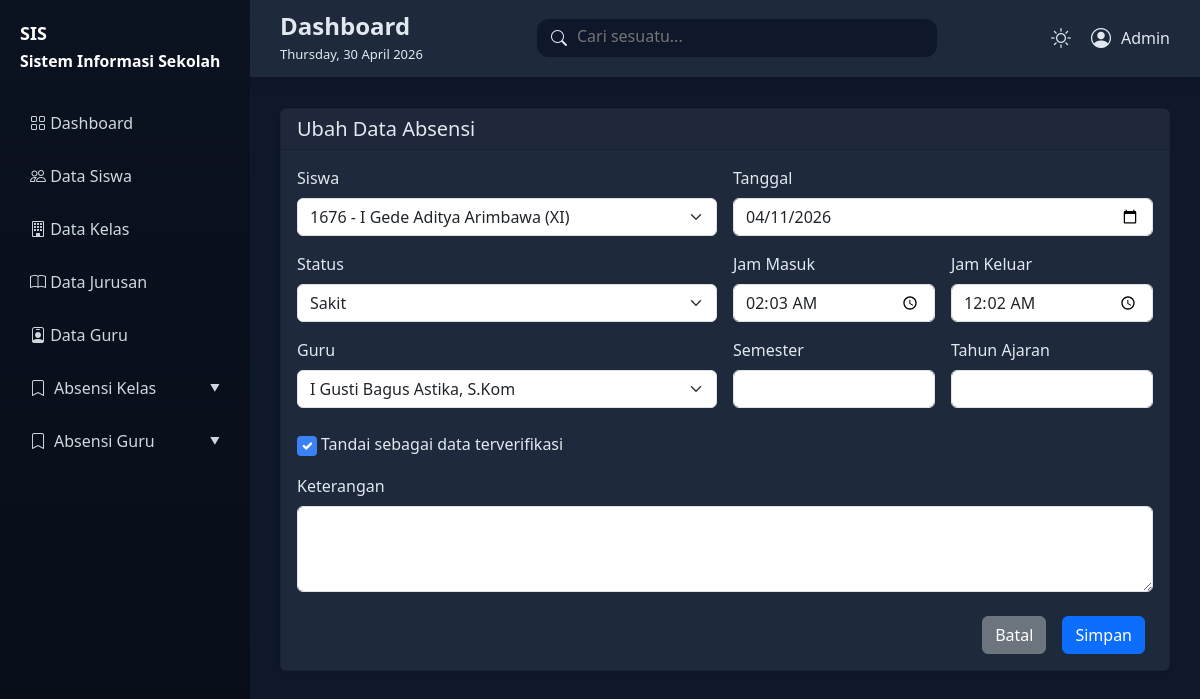
The app's page /trash/edit_absensi.php?id=1 (signed in) with its own data.
### tables this page shows
CREATE TABLE `absensi` (
  `id_absensi` int(11) NOT NULL,
  `siswa_id` int(11) NOT NULL,
  `tanggal` date NOT NULL,
  `status` enum('hadir','sakit','izin','alpha','terlambat') NOT NULL DEFAULT 'hadir',
  `jam_masuk` time DEFAULT NULL,
  `jam_keluar` time DEFAULT NULL,
  `keterangan` varchar(255) DEFAULT NULL,
  `guru_id` int(11) DEFAULT NULL,
  `created_at` timestamp NOT NULL DEFAULT current_timestamp(),
  `updated_at` timestamp NOT NULL DEFAULT current_timestamp() ON UPDATE current_timestamp(),
  `semester` varchar(10) DEFAULT NULL,
  `tahun_ajaran` varchar(20) DEFAULT NULL,
  `is_verified` tinyint(1) NOT NULL DEFAULT 0
);

CREATE TABLE `siswa` (
  `id_siswa` int(11) NOT NULL,
  `nama_siswa` varchar(125) NOT NULL,
  `nis_siswa` varchar(8) NOT NULL,
  `nisn_siswa` varchar(10) NOT NULL,
  `ttl_siswa` date NOT NULL,
  `alamat_siswa` text NOT NULL,
  `wa_siswa` char(15) NOT NULL,
  `foto_siswa` text NOT NULL,
  `kelas_id` int(11) NOT NULL
);

CREATE TABLE `guru` (
  `id_guru` int(11) NOT NULL,
  `nama_guru` varchar(50) NOT NULL,
  `ttl_guru` date NOT NULL,
  `alamat_guru` text NOT NULL,
  `wa_guru` char(15) NOT NULL,
  `foto_guru` text NOT NULL
);

### config.php (called while the page is built, shortened)
<?php
$conn = mysqli_connect("localhost", "root", "", "akademik");
function query($query)
{
    global $conn;
    $result = mysqli_query($conn, $query);
    $rows = [];
    while ($row = mysqli_fetch_assoc($result)) {
        $rows[] = $row;
    }
    return $rows;
}
function get_absensi_by_id($id)
{
    $id = (int) $id;
    $data = query("SELECT * FROM absensi WHERE id_absensi = $id");
    return $data ? $data[0] : null;
}

### trash/edit_absensi.php (the view, shortened to what this page needs)
<?php
include '../config.php';
$id = $_GET['id'];
$absensi = get_absensi_by_id($id);
$siswa = query("SELECT siswa.id_siswa, siswa.nis_siswa, siswa.nama_siswa, kelas.nama_kelas
                FROM siswa
                LEFT JOIN kelas ON siswa.kelas_id = kelas.id_kelas
                ORDER BY siswa.nama_siswa ASC");
$guru = query("SELECT * FROM guru ORDER BY nama_guru ASC");
$statusOptions = [
    'hadir' => 'Hadir',
    'sakit' => 'Sakit',
    'izin' => 'Izin',
    'alpha' => 'Alpha',
    'terlambat' => 'Terlambat'
];
?>
<?php include '../includes/header.php'; ?>
<div class="content container mt-4">
    <div class="card shadow-sm mt-4">
        <div class="card-header">
            <h5 class="mb-0">Ubah Data Absensi</h5>
        </div>
        <div class="card-body">
            <form method="post">
                <div class="row g-3">
                    <div class="col-md-6">
                        <label class="form-label">Siswa</label>
                        <select name="siswa" class="form-select" required>
                            <?php foreach ($siswa as $row) : ?>
                                <option value="<?= $row['id_siswa'] ?>" <?= $row['id_siswa'] == $absensi['siswa_id'] ? 'selected' : '' ?>>
                                    <?= $row['nis_siswa'] ?> - <?= $row['nama_siswa'] ?> (<?= $row['nama_kelas'] ?: '-' ?>)
                                </option>
                            <?php endforeach; ?>
                        </select>
                    </div>
                    <div class="col-md-6">
                        <label class="form-label">Tanggal</label>
                        <input type="date" name="tanggal" class="form-control" value="<?= $absensi['tanggal'] ?>" required>
                    </div>
                    <div class="col-md-6">
                        <label class="form-label">Status</label>
                        <select name="status" class="form-select" required>
                            <?php foreach ($statusOptions as $value => $label) : ?>
                                <option value="<?= $value ?>" <?= $absensi['status'] === $value ? 'selected' : '' ?>>
                                    <?= $label ?>
                                </option>
                            <?php endforeach; ?>
                        </select>
                    </div>
                    <div class="col-md-3">
                        <label class="form-label">Jam Masuk</label>
                        <input type="time" name="jam_masuk" class="form-control" value="<?= $absensi['jam_masuk'] ?>">
                    </div>
                    <div class="col-md-3">
                        <label class="form-label">Jam Keluar</label>
                        <input type="time" name="jam_keluar" class="form-control" value="<?= $absensi['jam_keluar'] ?>">
                    </div>
                    <div class="col-md-6">
                        <label class="form-label">Guru</label>
                        <select name="guru" class="form-select">
                            <?php foreach ($guru as $row) : ?>
                                <option value="<?= $row['id_guru'] ?>" <?= $row['id_guru'] == $absensi['guru_id'] ? 'selected' : '' ?>>
                                    <?= $row['nama_guru'] ?>
                                </option>
                            <?php endforeach; ?>
                        </select>
                    </div>
                    <div class="col-md-3">
                        <label class="form-label">Semester</label>
                        <input type="text" name="semester" class="form-control" value="<?= $absensi['semester'] ?>">
                    </div>
                    <div class="col-md-3">
                        <label class="form-label">Tahun Ajaran</label>
                        <input type="text" name="tahun_ajaran" class="form-control" value="<?= $absensi['tahun_ajaran'] ?>">
                    </div>
                    <div class="col-12">
                        <div class="form-check mt-2">
                            <input class="form-check-input" type="checkbox" name="is_verified" id="is_verified" <?= (int) $absensi['is_verified'] === 1 ? 'checked' : '' ?>>
                            <label class="form-check-label" for="is_verified">
                                Tandai sebagai data terverifikasi
                            </label>
                        </div>
                    </div>
                    <div class="col-12">
                        <label class="form-label">Keterangan</label>
                        <textarea name="keterangan" class="form-control" rows="3"><?= $absensi['keterangan'] ?></textarea>
                    </div>
                    <div class="modal-footer mt-4">
                        <a href="../absensi.php" class="me-3">
                            <button type="button" class="btn btn-secondary">Batal</button>
                        </a>
                        <button type="submit" name="submit" class="btn btn-primary me-3">Simpan</button>
                    </div>
                </div>
            </form>
        </div>
    </div>
</div>
<?php include '../includes/footer.php'; ?>

### css/style.css (style rules this page uses)
:root { --bg-light: #f4f6f9; --card-light: #ffffff; --text-light: #1f2937; --bg-dark: #0f172a; --card-dark: #1e293b; --text-dark: #e2e8f0; }
a { text-decoration: none !important; }
body { background: var(--bg-light); color: var(--text-light); transition: 0.3s; }
body.dark-mode { background: var(--bg-dark); color: var(--text-dark); }
.content { margin-top: 3rem; padding: 30px; }
body.dark-mode .card, body.dark-mode .card-stat { background: var(--card-dark); color: var(--text-dark); }
.form-check-input { width: 1.25rem; height: 1.25rem; cursor: pointer; border: 2px solid #6b7280; background-color: transparent; transition: all 0.2s ease; }
.form-check-input:checked { background-color: #3b82f6; border-color: #3b82f6; }
body.dark-mode .form-check-input { border-color: #94a3b8; }
body.dark-mode .form-check-input:checked { background-color: #3b82f6; border-color: #3b82f6; }

### records on screen
absensi: siswa "1676 - I Gede Aditya Arimbawa (XI)", tanggal "04/11/2026", status "Sakit", jam_masuk "02:03:00", jam_keluar "00:02:00", guru "I Gusti Bagus Astika, S.Kom", is_verified "☑"
